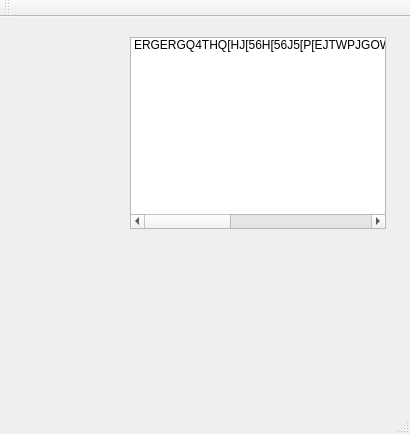
<?xml version="1.0" encoding="UTF-8"?>
<ui version="4.0">
 <class>MainWindow</class>
 <widget class="QMainWindow" name="MainWindow">
  <property name="geometry">
   <rect>
    <x>0</x>
    <y>0</y>
    <width>410</width>
    <height>434</height>
   </rect>
  </property>
  <property name="windowTitle">
   <string>MainWindow</string>
  </property>
  <widget class="QWidget" name="centralWidget">
   <widget class="QListWidget" name="listWidget">
    <property name="geometry">
     <rect>
      <x>130</x>
      <y>20</y>
      <width>256</width>
      <height>192</height>
     </rect>
    </property>
    <property name="viewMode">
     <enum>QListView::ListMode</enum>
    </property>
    <property name="wordWrap">
     <bool>true</bool>
    </property>
    <item>
     <property name="text">
      <string>ERGERGQ4THQ[HJ[56H[56J5[P[EJTWPJGOWGJOEHGS;DFHGS;DLFJSDL;FJSDL;FGJSD;LFZFBSDFBSDFBSDFBSDFB</string>
     </property>
    </item>
   </widget>
  </widget>
  <widget class="QMenuBar" name="menuBar">
   <property name="geometry">
    <rect>
     <x>0</x>
     <y>0</y>
     <width>410</width>
     <height>22</height>
    </rect>
   </property>
  </widget>
  <widget class="QToolBar" name="mainToolBar">
   <attribute name="toolBarArea">
    <enum>TopToolBarArea</enum>
   </attribute>
   <attribute name="toolBarBreak">
    <bool>false</bool>
   </attribute>
  </widget>
  <widget class="QStatusBar" name="statusBar"/>
 </widget>
 <layoutdefault spacing="6" margin="11"/>
 <resources/>
 <connections/>
</ui>
